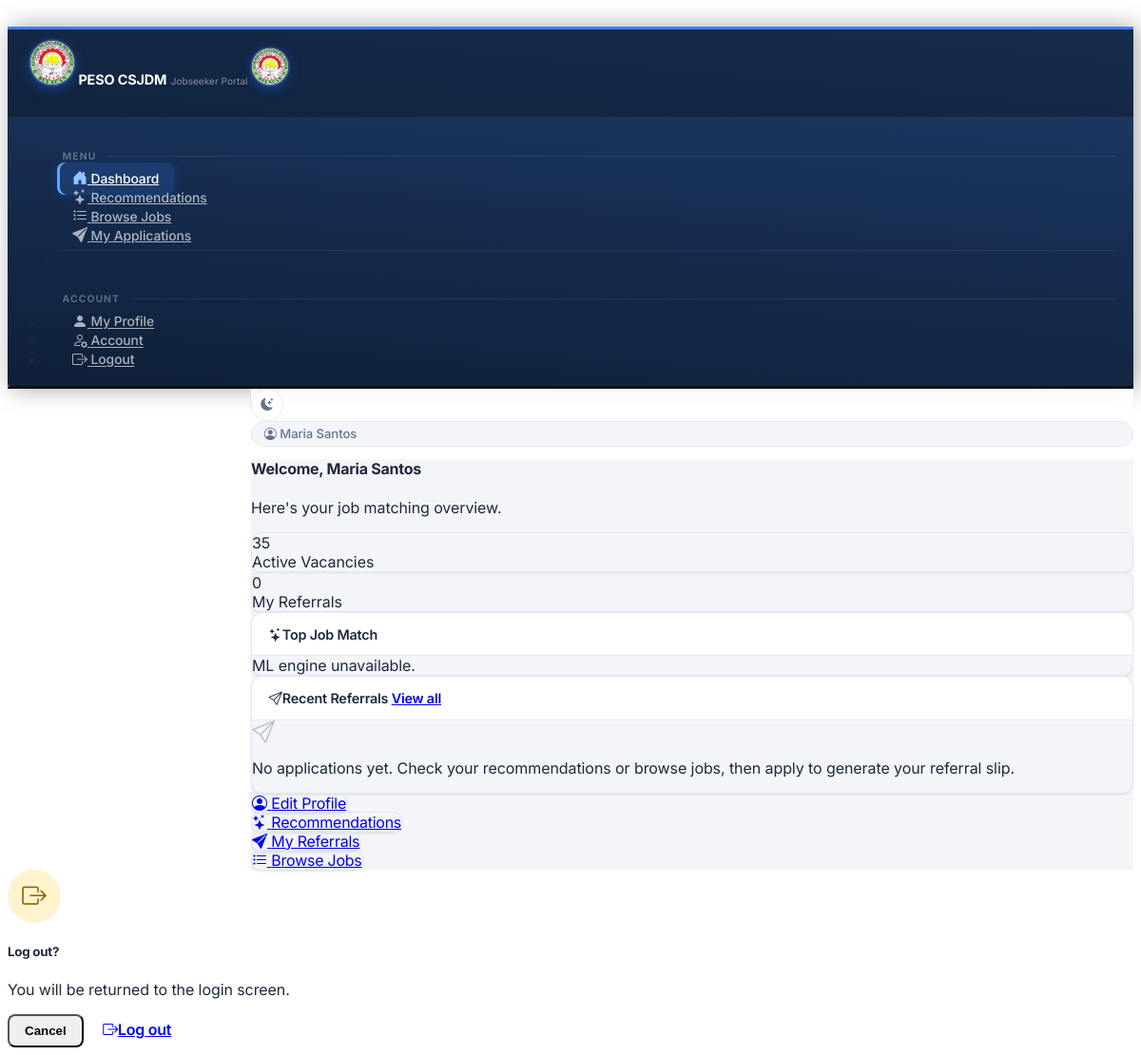
/jobseeker/dashboard (signed in), run on an earlier commit of the app's database.
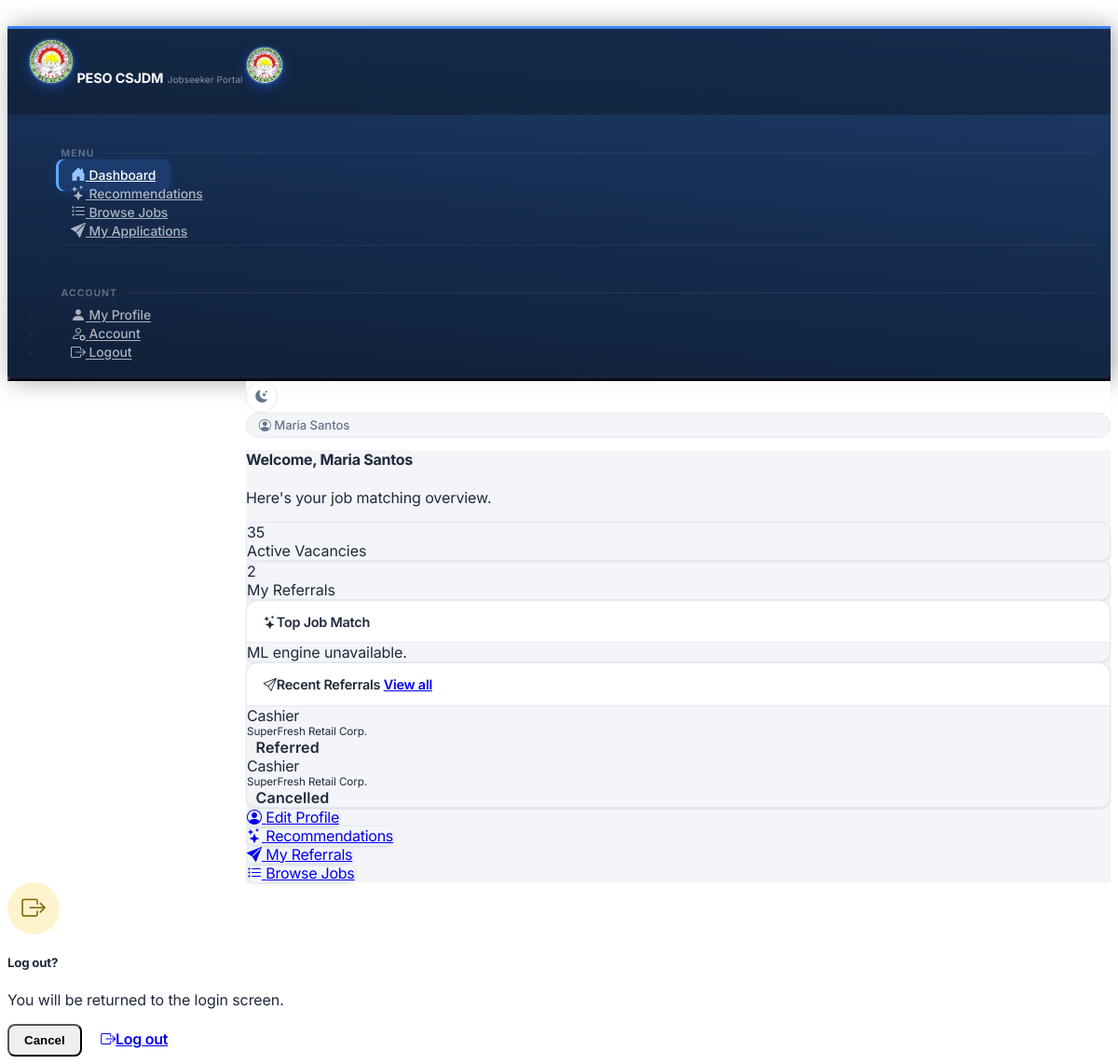
And on a later commit of the database.
### tables this page shows
CREATE TABLE referrals (
            id           INTEGER  PRIMARY KEY AUTOINCREMENT,
            applicant_id INTEGER  NOT NULL,
            vacancy_id   INTEGER  NOT NULL,
            referred_by  INTEGER  NOT NULL,
            referred_at  DATETIME DEFAULT CURRENT_TIMESTAMP,
            status       TEXT     DEFAULT 'referred',
            notes        TEXT, suitability_score REAL,
            FOREIGN KEY (applicant_id) REFERENCES applicants(id),
            FOREIGN KEY (vacancy_id)   REFERENCES job_vacancies(id),
            FOREIGN KEY (referred_by)  REFERENCES users(id)
        );

CREATE TABLE job_vacancies (
            id                   INTEGER  PRIMARY KEY AUTOINCREMENT,
            employer_name        TEXT     NOT NULL,
            job_title            TEXT     NOT NULL,
            occupational_category TEXT    NOT NULL,
            is_local             INTEGER  DEFAULT 1,
            is_active            INTEGER  DEFAULT 1,
            created_at           DATETIME DEFAULT CURRENT_TIMESTAMP
        , employer_id INTEGER REFERENCES users(id), application_deadline DATE, req_gender TEXT DEFAULT 'Any', req_age_min INTEGER, req_age_max INTEGER, req_education TEXT, req_documents TEXT, req_experience_months INTEGER, salary_min INTEGER, salary_max INTEGER, salary_period TEXT);

### app.py (the view, shortened to what this page needs)
@app.route('/jobseeker/dashboard')
@jobseeker_required
def jobseeker_dashboard():
    db  = get_db()
    ap  = _get_my_applicant()
    top_rec = None
    referrals = []
    if ap:
        referrals = db.execute('''
            SELECT r.*, jv.job_title, jv.employer_name, jv.occupational_category
            FROM referrals r
            JOIN job_vacancies jv ON r.vacancy_id = jv.id
            WHERE r.applicant_id = ?
            ORDER BY r.referred_at DESC LIMIT 5
        ''', (ap['id'],)).fetchall()
    active_vacancies = db.execute(
        'SELECT COUNT(*) FROM job_vacancies WHERE is_active=1'
    ).fetchone()[0]
    return render_template('jobseeker/dashboard.html',
                           ap=ap, top_rec=top_rec,
                           referrals=referrals,
                           active_vacancies=active_vacancies)

### app.py (called while the page is built, shortened)
def get_db():
    if 'db' not in g:
        g.db = sqlite3.connect(DATABASE)
        g.db.row_factory = sqlite3.Row
        g.db.execute('PRAGMA foreign_keys = ON')
    return g.db

def role_required(*roles):
    def decorator(f):
        @wraps(f)
        def decorated(*args, **kwargs):
            if 'user_id' not in session:
                return redirect(url_for('login'))
            if session.get('role') not in roles:
                flash('You do not have permission to access this page.', 'danger')
                return redirect(_role_home())
            return f(*args, **kwargs)
        return decorated
    return decorator

@app.context_processor
def inject_globals():
    pending_employers_count = 0
    employer_approved = False
    role = session.get('role')
    return {
        'pipeline_loaded':         pipeline is not None,
        'session_role':            role or '',
        'pending_employers_count': pending_employers_count,
        'employer_approved':       employer_approved,
    }

def _get_my_applicant():
    return get_db().execute(
        'SELECT * FROM applicants WHERE user_id=?', (session['user_id'],)
    ).fetchone()

### templates/jobseeker/dashboard.html (shortened to what the changed rows need)
﻿{% extends 'base_jobseeker.html' %}
{% block content %}
<div class="row g-3 mb-4">
  <div class="col-sm-6">
    <div class="card border shadow-sm text-center p-3" style="border-radius:10px;">
      <div class="fw-bold fs-3 text-success">{{ referrals|length }}</div>
      <div class="text-muted small">My Referrals</div>
    </div>
  </div>
</div>
<div class="row g-4">
  <div class="col-md-6">
    <div class="card shadow-sm h-100" style="border-radius:12px;">
      <div class="card-body p-3">
        {% if referrals %}
        {% for r in referrals %}
        <div class="d-flex align-items-start gap-2 py-2 {% if not loop.last %}border-bottom{% endif %}">
          <div class="flex-grow-1 overflow-hidden">
            <div class="fw-semibold small text-truncate">{{ r.job_title }}</div>
            <div class="text-muted" style="font-size:.73rem;">{{ r.employer_name }}</div>
          </div>
          {% if r.status == 'cancelled' %}
          <span class="badge bg-danger-subtle text-danger-emphasis flex-shrink-0">Cancelled</span>
          {% else %}
          <span class="badge bg-primary-subtle text-primary-emphasis flex-shrink-0">Referred</span>
          {% endif %}
        </div>
        {% endfor %}
        {% else %}
        <div class="text-center text-muted py-3 small">
          <i class="bi bi-send" style="font-size:1.5rem;opacity:.25;"></i>
          <p class="mt-2 mb-0">No applications yet. Check your recommendations or browse jobs, then apply to generate your referral slip.</p>
        </div>
        {% endif %}
      </div>
    </div>
  </div>
</div>
{% endblock %}

What changed in the data, as far as the page shows it:
added referrals: job_title "Cashier", employer_name "SuperFresh Retail Corp.", status "Referred"
added referrals: job_title "Cashier", employer_name "SuperFresh Retail Corp.", status "Cancelled"
Also different on the page:
{{ referrals|length }}: "0" → "2"
text no longer shown: "No applications yet. Check your recommendations or browse jobs, then apply to generate your referral slip."
